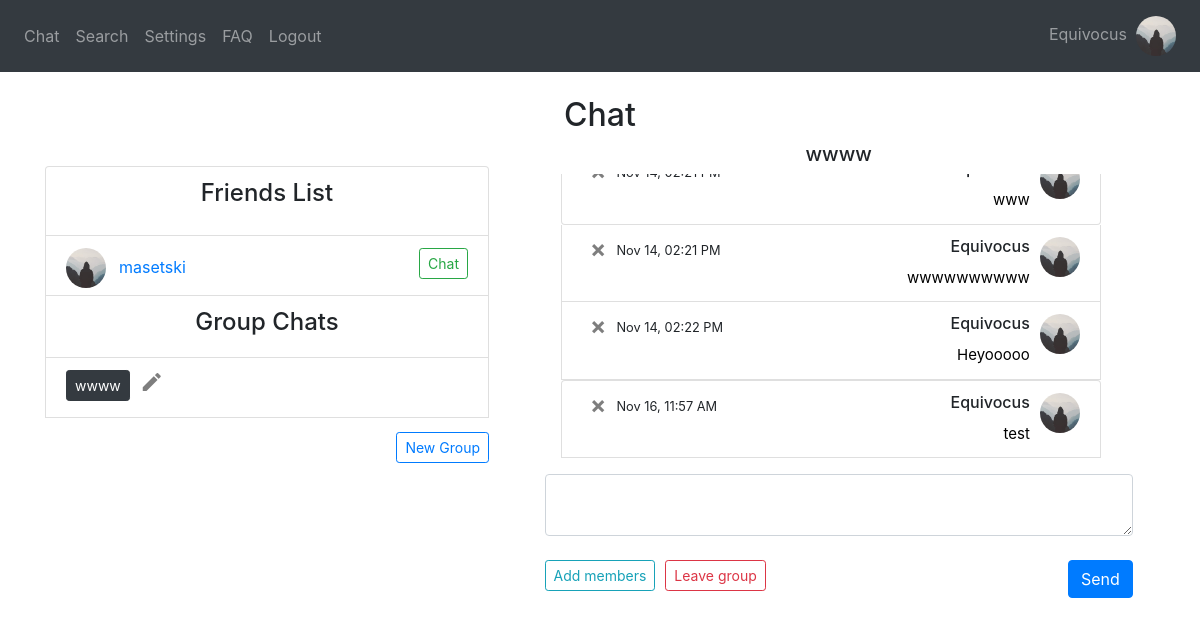
The page /group-chat/2 (signed in) on the database its author committed.
### website/models.py (models this page shows)
class User(db.Model, UserMixin):
    username = db.Column(db.String(150), unique=True)
    password = db.Column(db.String(150))
    answer = db.Column(db.String(150)) # security word
    question = db.Column(db.String(150)) # security question
    first_name = db.Column(db.String(150))
    text_color = db.Column(db.String(20)) # message text color
    text_size = db.Column(db.String(20)) # message text size
    background = db.Column(db.String(20)) # background color
    status = db.Column(db.String(150))
    messages = db.relationship('Message')
    friends_list = db.relationship('Friend')
    id = db.Column(db.Integer, primary_key=True)
    name = db.Column(db.String(20))
    groups = db.relationship('Group', secondary=user_groups, backref=db.backref('members', lazy='dynamic'))
    image_file = db.Column(db.String(20), nullable=False, default='default.jpg')

class Group(db.Model):
    group_id = db.Column(db.Integer, primary_key=True)
    group_name = db.Column(db.String(20))

class Message(db.Model):
    id = db.Column(db.Integer, primary_key=True)
    data = db.Column(db.String(10000))
    date = db.Column(db.DateTime(timezone=True), default=func.now(tz=pytz.timezone('US/Eastern')))
    user_id = db.Column(db.Integer, db.ForeignKey('user.id')) #one-to-many relationship
    recipient_id = db.Column(db.Integer)
    group_id = db.Column(db.Integer)

class Friend(db.Model):
    id = db.Column(db.Integer, primary_key=True)
    user_id = db.Column(db.Integer, db.ForeignKey('user.id')) #one-to-many relationship
    friend_id = db.Column(db.Integer)
    friend_name = db.Column(db.String(10000))

### website/group_views.py (the view, shortened to what this page needs)
@group_views.route('/group-chat/<string:group_id>', methods=['GET', 'POST'])
@login_required
def group_chat(group_id):
    group = Group.query.filter(Group.group_id == group_id).first_or_404()
    if not db.session.query(user_groups).filter((user_groups.c.user_id==current_user.id) & (user_groups.c.group_id==group.group_id)).first():
        flash('You are not a member of this group.', category='error')
        return redirect('/')
    else: # if they are a member of the group:
        return render_template("group_chat.html", User=User, user=current_user, username=current_user.username, user_db=User, group=group, Message=Message, desc=desc, str=str, datetime=datetime)

### website/__init__.py (called while the page is built)
def create_app():
    app = Flask(__name__)
    app.config['SECRET_KEY'] = 'wadkjwlajda'
    app.config['SQLALCHEMY_DATABASE_URI'] = f'sqlite:///{DB_NAME}'
    db.init_app(app)
    from .views import views
    from .auth import auth
    from .group_views import group_views
    app.register_blueprint(views, url_prefix='/')
    app.register_blueprint(auth, url_prefix='/')
    app.register_blueprint(group_views, url_prefix='/')
    from .models import User, Message
    create_database(app)
    login_manager = LoginManager()
    login_manager.login_view = 'auth.login'
    login_manager.init_app(app)
    @login_manager.user_loader
    def load_user(id):
        return User.query.get(int(id))
    return app

### website/templates/group_chat.html (shortened to what this page needs)
{% extends "base.html" %} {% block title %}Chat{% endblock %} {% block content
    %}
    <h2 align="center">Chat</h2>
<div style="float: right; width: 55%; padding-right: 2%; padding-top: 1.5%>
    <ul class="list-group list-group-flush" id="messages">
        <h5 align="center">{{group.group_name}}</h5>
        <div class="overflow-auto p-3 mb-3 mb-md-0 mr-md-3 bg-light;" style="max-height: 300px; display: flex; flex-direction: column-reverse;">
        {% for message in Message.query.order_by(desc(Message.id)).all() %}
            {% if message.group_id == group.group_id %}
                {% if message.user_id == user.id %}
                <li style="background-color: {{user.background}}" class="list-group-item">
                    <div style="height:30px">
                        <div style="float: right; padding-left: 10px"><img id="cornerpic" style="width:40px" class="rounded-circle account-img" src="{{ url_for('static', filename='profile_pics/' + current_user.image_file) }}"></div>
                        <div style="float: right"><h6>{{ user_db.query.filter(user_db.id == message.user_id).first_or_404().username }}</h6></div>
                        <div style="float: left; width: 5%"><a class="close" id="chat" href="/delete-message-group/{{message.id}}/{{group.group_id}}"><span aria-hidden="true">&times;</span></a></div>
                            {% if (message.date - datetime.datetime.now()).days < 0 %}
                            <div style="float:left; padding-left: 10px"><small>{{(message.date - datetime.timedelta(hours=5)).strftime('%b %d, %I:%M %p')}}</small></div>
                            {% elif (message.date - datetime.datetime.now()).days == -1 %}
                                <div style="float:left; padding-left: 10px"><small>{{(message.date - datetime.timedelta(hours=5)).strftime('Yesterday, %I:%M %p')}}</small></div>
                            {% else %}
                                <div style="float:left; padding-left: 10px"><small>{{(message.date - datetime.timedelta(hours=5)).strftime('%I:%M %p')}}</small></div>
                            {% endif %}
                        </div>
                        <div style="overflow-wrap: break-word; color: {{user.text_color}}; font-size: {{user.text_size}}" align="right">{{message.data}}</div>
                </li>
                {% endif %}
            {% endif %}
        {% endfor %}
        </div>
    <form method="POST">
        <textarea name="message" id="message" class="form-control"></textarea>
        <br />
        <div style="float: right">
            <button type="submit" class="btn btn-primary" onclick="document.getElementById('sound_send').play();">Send</button>
        </div>
    </form>
    <div style="float: left;"><a class="btn btn-outline-info btn-sm" id="chat" href="/add-members/{{group.group_id}}">Add members</a></div>
    <div style="float: left; padding-left: 10px"><a class="btn btn-outline-danger btn-sm" id="chat" href="/leave-group/{{group.group_id}}/{{current_user.id}}">Leave group</a></div>
</div>
<br />
<div style="float: left; width: 40%; padding-left: 0%">
    <li style="height: 70px" class="list-group-item"><h4 align="center">Friends List</h4></li>
    {% if user.friends_list %}
        {% for friend in user.friends_list %}
            <li style="height: 60px" class="list-group-item">
                <div style="float: left"><a href="/profile/{{User.query.filter(User.id == friend.friend_id).first_or_404().username}}"><img id='cornerpic' style="width:40px" class="rounded-circle account-img" src="{{ url_for('static', filename='profile_pics/' + User.query.filter(User.id == friend.friend_id).first_or_404().image_file) }}"></a></div>
                <div style="float: left"><a class="btn btn-link" id="chat" href="/profile/{{User.query.filter(User.id == friend.friend_id).first_or_404().username}}">{{User.query.filter(User.id == friend.friend_id).first_or_404().username}}</a></div>
                <div align="right"><a class="btn btn-outline-success btn-sm" id="chat" href="/chat/{{User.query.filter(User.id == friend.friend_id).first_or_404().username}}">Chat</a></div>
            </li>
        {% endfor %}
    {% endif %}
    {% if user.groups %}
    <li class="list-group-item"><h4 align="center">Group Chats</h4></li>
        {% for specific_group in user.groups %}
            <li style="height: 60px" class="list-group-item">
                <div style="float: left; padding-right: 10px"><a class="btn btn-dark btn-sm" id="chat" href="/group-chat/{{specific_group.group_id}}">{{specific_group.group_name}}</a></div>
                <div style="float: left"><a class="close" id="chat" href="/change-group-name/{{specific_group.group_id}}"><span aria-hidden="true"><i class="material-icons">mode_edit</i></span></a></div>
            </li>
        {% endfor %}
    {% endif %}
    <div style="float: right; padding-top: 3%"><a class="btn btn-outline-primary btn-sm" id="create-group" href="/create-group">New Group</a></div>
</div>
{% endblock %}

### website/templates/base.html (shortened to what this page needs)
<!DOCTYPE html>
<html>
  <head>
    <link
      rel="stylesheet"
      href="https://stackpath.bootstrapcdn.com/bootstrap/4.4.1/css/bootstrap.min.css"
    />
    <link
      rel="stylesheet"
      href="https://stackpath.bootstrapcdn.com/font-awesome/4.7.0/css/font-awesome.min.css"
    />
  </head>
  <body>
    <nav class="navbar navbar-expand-lg navbar-dark bg-dark">
      <div class="collapse navbar-collapse" id="navbar">
        <div class="navbar-nav">
          {% if current_user.is_authenticated %}
            <a class="nav-item nav-link" id="chat" href="/">Chat</a>
            <a class="nav-item nav-link" id="search" href="/search">Search</a>
            <a class="nav-item nav-link" id="settings" href="/settings">Settings</a>
            <a class="nav-item nav-link" id="faq" href="/faq">FAQ</a>
            <a class="nav-item nav-link" id="logout" href="/logout">Logout</a>
          {% else %}
            <a class="nav-item nav-link" id="login" href="/login">Log In</a>
            <a class="nav-item nav-link" id="signUp" href="/sign-up">Sign Up</a>
            <a class="nav-item nav-link" id="faq" href="/faq">FAQ</a>
          {% endif %}
        </div>
      </div>
        <div class="navbar-nav">
          {% if current_user.is_authenticated %}
          <a class="nav-item nav-link" id="chat" href="/profile">{{current_user.username}}&nbsp;&nbsp;<img id="cornerpic" style="width: 40px;" class="rounded-circle account-img" src="{{ url_for('static', filename='profile_pics/' + current_user.image_file) }}"></a>
          {% endif %}
        </div>
    </nav>
    <br />
    <div class="container">{% block content %} {% endblock %}</div>
  </body>
</html>

### website/templates/base.html (style rules this page uses)
#cornerpic { object-fit: cover; width:40px; height:40px; }

### rows shown on the page
User: username "Equivocus", image_file (placeholder picture), query.filter "Equivocus"
Group: group_name "wwww"
Message: image_file (placeholder picture), date "Nov 16, 11:57 AM", data "test"
Message: image_file (placeholder picture), date "Nov 14, 02:22 PM", data "Heyooooo"
Message: image_file (placeholder picture), date "Nov 14, 02:21 PM", data "wwwwwwwwww"
Message: image_file (placeholder picture), data "www"
Friend: image_file (placeholder picture)
User: query.filter "masetski"
